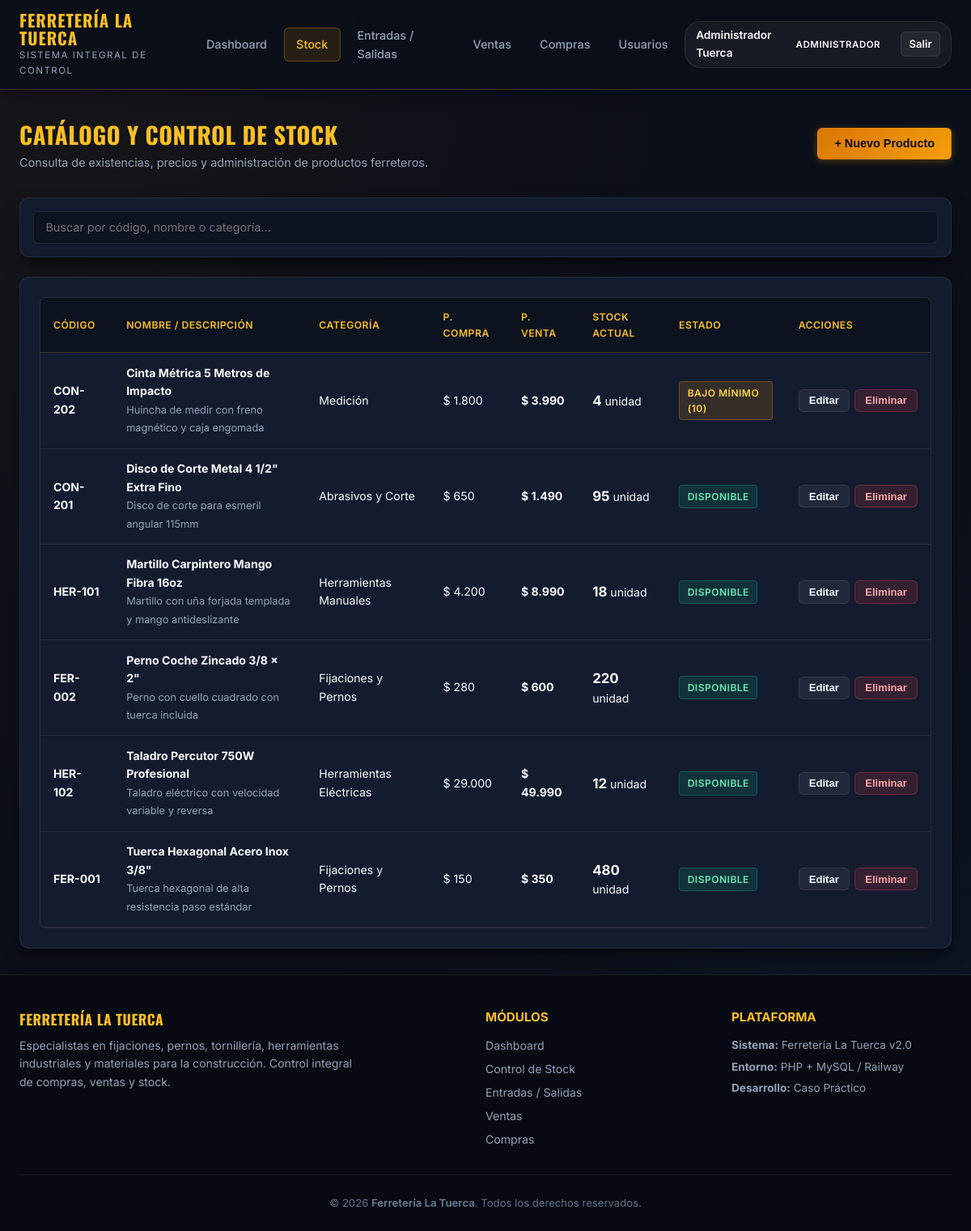
Page /stock.php (signed in) on the committed database.
### tables this page shows
CREATE TABLE `productos` (
  `id` INT AUTO_INCREMENT PRIMARY KEY,
  `codigo` VARCHAR(50) NOT NULL UNIQUE,
  `nombre` VARCHAR(150) NOT NULL,
  `categoria` VARCHAR(80) NOT NULL DEFAULT 'Ferretería General',
  `descripcion` TEXT DEFAULT NULL,
  `precio_compra` DECIMAL(12,2) NOT NULL DEFAULT 0.00,
  `precio_venta` DECIMAL(12,2) NOT NULL DEFAULT 0.00,
  `stock` INT NOT NULL DEFAULT 0,
  `stock_minimo` INT NOT NULL DEFAULT 5,
  `unidad` VARCHAR(20) NOT NULL DEFAULT 'unidad',
  `creado_en` TIMESTAMP DEFAULT CURRENT_TIMESTAMP
);

### includes/auth.php (called while the page is built, shortened)
<?php
function e($string) {
    return htmlspecialchars($string ?? '', ENT_QUOTES, 'UTF-8');
}
function formato_dinero($monto) {
    return '$ ' . number_format((float)$monto, 0, ',', '.');
}
?>

### stock.php (the view, shortened to what this page needs)
<?php
require_once __DIR__ . '/db/conexion.php';
require_once __DIR__ . '/includes/auth.php';
$productos = $pdo->query("SELECT * FROM productos ORDER BY nombre ASC")->fetchAll();
require_once __DIR__ . '/includes/header.php';
?>
<div style="display: flex; justify-content: space-between; align-items: center; margin-bottom: 2rem; flex-wrap: wrap; gap: 1rem;">
    <div>
        <h1 style="font-size: 1.8rem; color: var(--gold-light);">Catálogo y Control de Stock</h1>
        <p style="color: var(--text-secondary); font-size: 0.9rem;">Consulta de existencias, precios y administración de productos ferreteros.</p>
    </div>
    <div>
        <button type="button" class="btn btn-primary" onclick="openModal('modalNuevoProducto')">
            + Nuevo Producto
        </button>
    </div>
</div>
<div class="data-card" style="margin-bottom: 1.5rem; padding: 1rem;">
    <div style="display: flex; gap: 1rem; align-items: center;">
        <input type="text" id="tableSearch" class="form-input" placeholder="Buscar por código, nombre o categoría...">
    </div>
</div>
<div class="data-card">
    <div class="table-responsive">
        <table class="custom-table">
            <thead>
                <tr>
                    <th>Código</th>
                    <th>Nombre / Descripción</th>
                    <th>Categoría</th>
                    <th>P. Compra</th>
                    <th>P. Venta</th>
                    <th>Stock Actual</th>
                    <th>Estado</th>
                    <th>Acciones</th>
                </tr>
            </thead>
            <tbody>
                <?php if (empty($productos)): ?>
                    <tr><td colspan="8" style="text-align: center; color: var(--text-muted);">No hay productos registrados.</td></tr>
                <?php else: ?>
                    <?php foreach ($productos as $p): ?>
                        <tr>
                            <td><strong><?php echo e($p['codigo']); ?></strong></td>
                            <td>
                                <strong><?php echo e($p['nombre']); ?></strong>
                                <?php if (!empty($p['descripcion'])): ?>
                                    <br><span style="color: var(--text-secondary); font-size: 0.8rem;"><?php echo e($p['descripcion']); ?></span>
                                <?php endif; ?>
                            </td>
                            <td><?php echo e($p['categoria']); ?></td>
                            <td><?php echo formato_dinero($p['precio_compra']); ?></td>
                            <td><strong><?php echo formato_dinero($p['precio_venta']); ?></strong></td>
                            <td>
                                <strong style="font-size: 1.05rem;"><?php echo number_format($p['stock']); ?></strong> <?php echo e($p['unidad']); ?>
                            </td>
                            <td>
                                <?php if ($p['stock'] <= 0): ?>
                                    <span class="badge badge-danger">Agotado</span>
                                <?php elseif ($p['stock'] <= $p['stock_minimo']): ?>
                                    <span class="badge badge-warning">Bajo Mínimo (<?php echo $p['stock_minimo']; ?>)</span>
                                <?php else: ?>
                                    <span class="badge badge-success">Disponible</span>
                                <?php endif; ?>
                            </td>
                            <td>
                                <div style="display: flex; gap: 0.4rem;">
                                    <button type="button" class="btn btn-secondary btn-sm" onclick='editarProducto(<?php echo json_encode($p); ?>)'>
                                        Editar
                                    </button>
                                    <form method="POST" action="stock.php" onsubmit="return confirm('¿Eliminar producto?');" style="display:inline;">
                                        <button type="submit" class="btn btn-danger btn-sm">Eliminar</button>
                                    </form>
                                </div>
                            </td>
                        </tr>
                    <?php endforeach; ?>
                <?php endif; ?>
            </tbody>
        </table>
    </div>
</div>
<?php require_once __DIR__ . '/includes/footer.php'; ?>

### css/styles.css (style rules this page uses)
:root { --bg-main: #0b0f19; --bg-card: #131b2e; --bg-card-hover: #1c2742; --bg-glass: rgba(19, 27, 46, 0.85); --border-color: rgba(245, 158, 11, 0.25); --border-light: rgba(255, 255, 255, 0.08); --gold-primary: #f59e0b; --gold-light: #fbbf24; --gold-dark: #d97706; --gold-glow: rgba(245, 158, 11, 0.25); --accent-orange: #ea580c; --navy-deep: #070a12; --navy-blue: #1e293b; --accent-blue: #3b82f6; --text-primary: #f8fafc; --text-secondary: #94a3b8; --text-muted: #64748b; --success: #10b981; --warning: #f59e0b; --danger: #ef4444; --info: #06b6d4; --shadow-soft: 0 10px 25px -5px rgba(0, 0, 0, 0.5), 0 8px 10px -6px rgba(0, 0, 0, 0.5); --shadow-sm: 0 4px 6px -1px rgba(0, 0, 0, 0.3); --shadow-gold: 0 0 20px rgba(245, 158, 11, 0.2); --radius-lg: 12px; --radius-md: 8px; --radius-sm: 6px; --transition: all 0.2s cubic-bezier(0.4, 0, 0.2, 1); }
* { box-sizing: border-box; margin: 0; padding: 0; }
body { font-family: 'Inter', -apple-system, BlinkMacSystemFont, sans-serif; background-color: var(--bg-main); color: var(--text-primary); min-height: 100vh; display: flex; flex-direction: column; line-height: 1.6; background-image: radial-gradient(at 0% 0%, rgba(245, 158, 11, 0.05) 0px, transparent 50%), radial-gradient(at 100% 100%, rgba(59, 130, 246, 0.05) 0px, transparent 50%); background-attachment: fixed; }
h1, h2, h3, .brand-font { font-family: 'Oswald', sans-serif; letter-spacing: 0.5px; text-transform: uppercase; }
.btn { display: inline-flex; align-items: center; justify-content: center; gap: 0.5rem; padding: 0.65rem 1.25rem; border-radius: var(--radius-sm); font-size: 0.9rem; font-weight: 600; cursor: pointer; text-decoration: none; transition: var(--transition); border: 1px solid transparent; }
.btn-primary { background: linear-gradient(135deg, var(--gold-dark), var(--gold-primary)); color: #0b0f19; box-shadow: 0 2px 10px rgba(245, 158, 11, 0.3); }
.btn-secondary { background: rgba(255, 255, 255, 0.06); color: var(--text-primary); border-color: var(--border-light); }
.btn-danger { background: rgba(239, 68, 68, 0.15); color: #fca5a5; border-color: rgba(239, 68, 68, 0.3); }
.btn-sm { padding: 0.35rem 0.75rem; font-size: 0.82rem; }
.data-card { background: var(--bg-card); border-radius: var(--radius-lg); border: 1px solid var(--border-light); box-shadow: var(--shadow-soft); padding: 1.5rem; position: relative; overflow: hidden; }
.table-responsive { width: 100%; overflow-x: auto; border-radius: var(--radius-md); border: 1px solid var(--border-light); }
.custom-table { width: 100%; border-collapse: collapse; text-align: left; font-size: 0.88rem; }
.custom-table th { background: rgba(0, 0, 0, 0.35); color: var(--gold-light); font-weight: 600; text-transform: uppercase; letter-spacing: 0.5px; font-size: 0.76rem; padding: 0.9rem 1rem; border-bottom: 1px solid var(--border-color); }
.custom-table td { padding: 0.85rem 1rem; border-bottom: 1px solid var(--border-light); color: var(--text-primary); vertical-align: middle; }
.badge { display: inline-block; padding: 0.25rem 0.6rem; border-radius: 4px; font-size: 0.75rem; font-weight: 600; text-transform: uppercase; letter-spacing: 0.5px; }
.badge-success { background: rgba(16, 185, 129, 0.15); color: #6ee7b7; border: 1px solid rgba(16, 185, 129, 0.3); }
.badge-warning { background: rgba(245, 158, 11, 0.15); color: #fcd34d; border: 1px solid rgba(245, 158, 11, 0.3); }
.form-input, .form-select, .form-textarea { width: 100%; padding: 0.65rem 0.9rem; background: rgba(0, 0, 0, 0.3); border: 1px solid var(--border-light); border-radius: var(--radius-sm); color: var(--text-primary); font-size: 0.9rem; font-family: inherit; transition: var(--transition); }

### rows in the picture
productos: codigo "CON-202", nombre "Cinta Métrica 5 Metros de Impacto", descripcion "Huincha de medir con freno magnético y caja engomada", categoria "Medición", precio_compra "$ 1.800", precio_venta "$ 3.990", stock "4", unidad "unidad", stock_minimo "10"
productos: codigo "CON-201", nombre "Disco de Corte Metal 4 1/2\" Extra Fino", descripcion "Disco de corte para esmeril angular 115mm", categoria "Abrasivos y Corte", precio_compra "$ 650", precio_venta "$ 1.490", stock "95", unidad "unidad", stock_minimo "DISPONIBLE"
productos: codigo "HER-101", nombre "Martillo Carpintero Mango Fibra 16oz", descripcion "Martillo con uña forjada templada y mango antideslizante", categoria "Herramientas Manuales", precio_compra "$ 4.200", precio_venta "$ 8.990", stock "18", unidad "unidad", stock_minimo "DISPONIBLE"
productos: codigo "FER-002", nombre "Perno Coche Zincado 3/8 x 2\"", descripcion "Perno con cuello cuadrado con tuerca incluida", categoria "Fijaciones y Pernos", precio_compra "$ 280", precio_venta "$ 600", stock "220", unidad "unidad", stock_minimo "DISPONIBLE"
productos: codigo "HER-102", nombre "Taladro Percutor 750W Profesional", descripcion "Taladro eléctrico con velocidad variable y reversa", categoria "Herramientas Eléctricas", precio_compra "$ 29.000", precio_venta "$ 49.990", stock "12", unidad "unidad", stock_minimo "DISPONIBLE"
productos: codigo "FER-001", nombre "Tuerca Hexagonal Acero Inox 3/8\"", descripcion "Tuerca hexagonal de alta resistencia paso estándar", categoria "Fijaciones y Pernos", precio_compra "$ 150", precio_venta "$ 350", stock "480", unidad "unidad", stock_minimo "DISPONIBLE"

### other values in the picture
$userName "Administrador Tuerca"
$userRole "ADMINISTRADOR"
